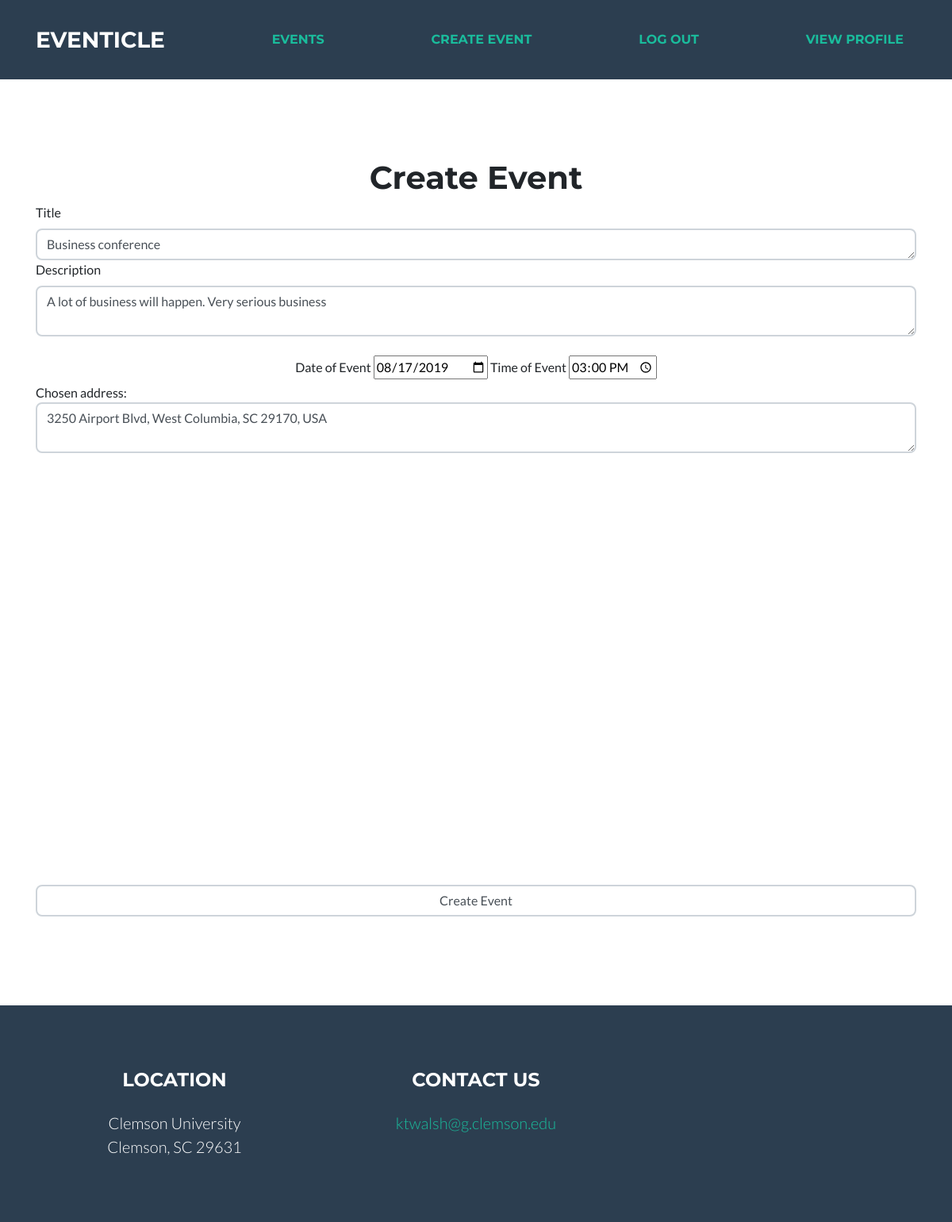
/event/update/2 (signed in), run on the app's committed database.
### eventapp/models.py (models this page shows)
class Event(models.Model):
    creator = models.ForeignKey(User, on_delete=models.CASCADE, related_name='creator')
    title = models.TextField()
    description = models.TextField()
    location = models.TextField()
    date = models.DateField()
    time = models.TimeField()
    attendees = models.ManyToManyField(User, related_name='attendees')

### eventapp/views.py (the view, shortened to what this page needs)
# urls.py: path('update/<slug:pk>', views.UpdateEvent.as_view(template_name="event_form.html")),
class UpdateEvent(LoginRequiredMixin, UserPassesTestMixin, UpdateView):
    model = Event
    fields = ['title', 'description', 'location', 'date', 'time']
    def test_func(self):
        return self.request.user.id == self.get_object().creator.id

### eventapp/templates/event_form.html (shortened to what this page needs)
{% extends "home.html" %}
{% block body %}
<section class="text-center masthead">
    <h1>Create Event</h1>
    <div class="container">
        <form method="post">{% csrf_token %}
            <div class="form-group text-left">
                <label for="title">Title</label>
                <textarea name="title" cols="40" rows="1" required="" id="id_title"
                    class="form-control">{{form.title.value|default:""}}</textarea>
                <label for="description">Description</label>
                <textarea name="description" cols="40" rows="2" required="" id="id_description"
                    class="form-control">{{form.description.value|default:""}}</textarea>
                <br>
                <div class="text-center">
                    <label for="date">Date of Event</label>
                    <input type="date" name="date" value="{{form.date.value|date:'Y-m-d'}}">
                    <label for="time">Time of Event</label>
                    <input type="time" name="time" value="{{form.time.value|date:'H:i'}}">
                    <br>
                </div>
                <p>Chosen address: <textarea class="form-control" name=location cols='40' rows='2' required=""
                        id="addressTextInput" onChange="initMap()">{{form.location.value|default:""}}</textarea>
                </p>
                <div id="map"></div>
                <br> <br>
                <input type="submit" value="Create Event" class="form-control">
            </div>
        </form>
    </div>
</section>
{% endblock %}

### eventapp/templates/event_form.html (style rules this page uses)
#map { width: 100%; height: 480px; }

### data on the page
Event: title "Business conference", description "A lot of business will happen. Very serious business", date "08/17/2019", location "3250 Airport Blvd, West Columbia, SC 29170, USA"
